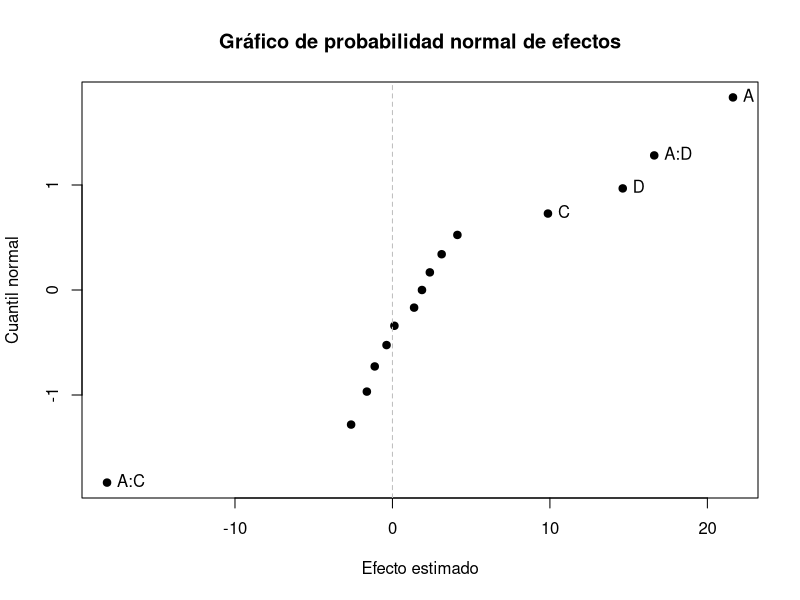
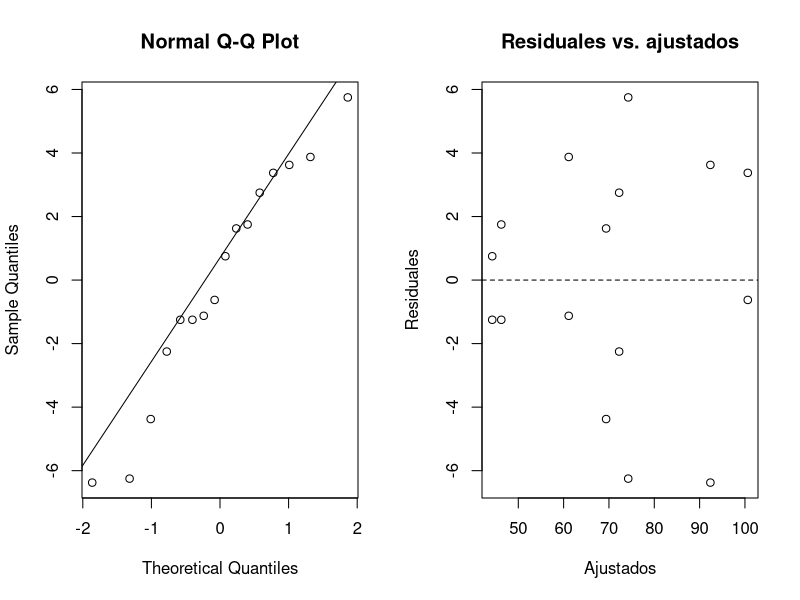

Generate these figures, in order, with R:
## ---- chunk 1
knitr::opts_chunk$set(echo = TRUE, message = FALSE, warning = FALSE,
                      fig.width = 7, fig.height = 5)
## ---- chunk 2
set.seed(3)
## ---- chunk 3
df <- read.csv('../datos/filtracion-2k.csv')
head(df)
## ---- chunk 4
modelo <- lm(tasa ~ A*B*C*D, data = df)
efectos <- 2 * coef(modelo)[-1]
round(sort(efectos[order(abs(efectos), decreasing = TRUE)], decreasing = TRUE), 2)
## ---- chunk 5
ef <- sort(efectos)
n <- length(ef)
q <- qnorm((seq_len(n) - 0.5) / n)
plot(ef, q, xlab = 'Efecto estimado', ylab = 'Cuantil normal',
     main = 'Gráfico de probabilidad normal de efectos', pch = 19)
abline(v = 0, lty = 2, col = 'gray')
text(ef[abs(ef) > 8], q[abs(ef) > 8], names(ef)[abs(ef) > 8], pos = 4)
## ---- chunk 6
reducido <- lm(tasa ~ A + C + D + A:C + A:D, data = df)
anova(reducido)
cat('R2 =', summary(reducido)$r.squared, '\n')
## ---- chunk 7
op <- par(mfrow = c(1, 2))
qqnorm(residuals(reducido)); qqline(residuals(reducido))
plot(fitted(reducido), residuals(reducido), xlab='Ajustados', ylab='Residuales',
     main='Residuales vs. ajustados'); abline(h=0, lty=2)
par(op)
